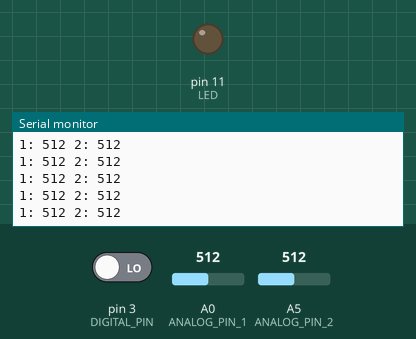
Simulated run of this sketch. Board: Arduino Uno, built with avr-gcc and run on an emulated ATmega328P. Parts: output pins drawn as LEDs (lit = HIGH), the last lines printed to the serial monitor. The test bench sets the inputs (shaded band); at power-on: A0 (ANALOG_PIN_1) = 512, pin 3 (DIGITAL_PIN) LOW, A5 (ANALOG_PIN_2) = 512. Pins used as bus, display or sensor lines are not drawn.

Above: at 1.2 s.
1.3 s: A0 (ANALOG_PIN_1) set to 104
At 2.2 s:
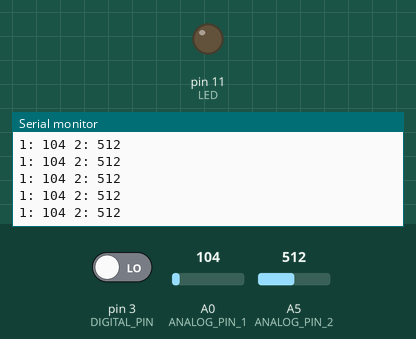
4.3 s: A0 (ANALOG_PIN_1) set to 90
At 5.3 s:
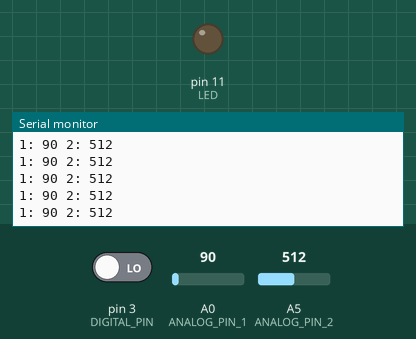
Timing chart, 0 to 7.3 s (numbered marks = the images above; inputs shaded):
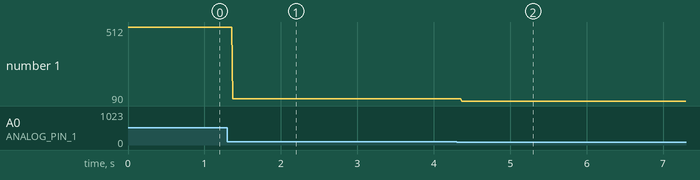

Measured:
- after the input at 1.3 s, the serial monitor: prints a new line after 0.07 s (image 1)
- after the input at 4.3 s, the serial monitor: prints a new line after 0.07 s (image 2)
- plotted number 1: 512 → 104 after the input at 1.3 s, 104 → 90 after the input at 4.3 s

The sketch:

insieme.ino
```cpp
#define DIGITAL_PIN 3
#define ANALOG_PIN_1 0
#define ANALOG_PIN_2 5
#define SENSOR_POWER 2
#define LED 11

char printBuffer[128];
boolean isRaining = false;
String raining;
short input_adc_1;
short input_adc_2;
short count = 1;

void setup() {
  // put your setup code here, to run once:
  Serial.begin(9600);
  pinMode(DIGITAL_PIN, INPUT);
  pinMode(SENSOR_POWER, OUTPUT);
  pinMode(LED, OUTPUT);
  digitalWrite(SENSOR_POWER, LOW);
}

void loop() {
  // put your main code here, to run repeatedly:
  while(count <= 10000){
    input_adc_1 = analogRead(ANALOG_PIN_1);
    digitalWrite(SENSOR_POWER, HIGH);
    input_adc_2 = analogRead(ANALOG_PIN_2);
    sprintf(printBuffer,"1: %d 2: %d", input_adc_1, input_adc_2);
    Serial.println(printBuffer);
    isRaining = digitalRead(DIGITAL_PIN);
    if(isRaining){
      raining = "Sì";
    }
    else{
      raining = "No";
    }
    digitalWrite(SENSOR_POWER, LOW);
    count++;
  }
  digitalWrite(LED, !digitalRead(LED));
  delay(100);
}
```
